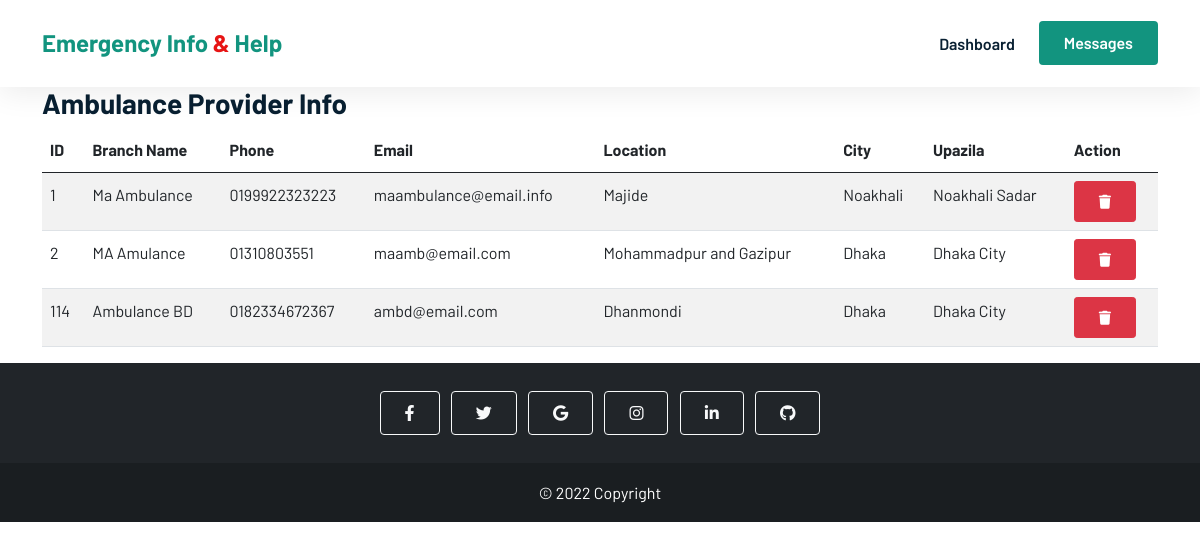
/admin/ambulance_provider.php (signed in), run on an earlier commit of the app's database.
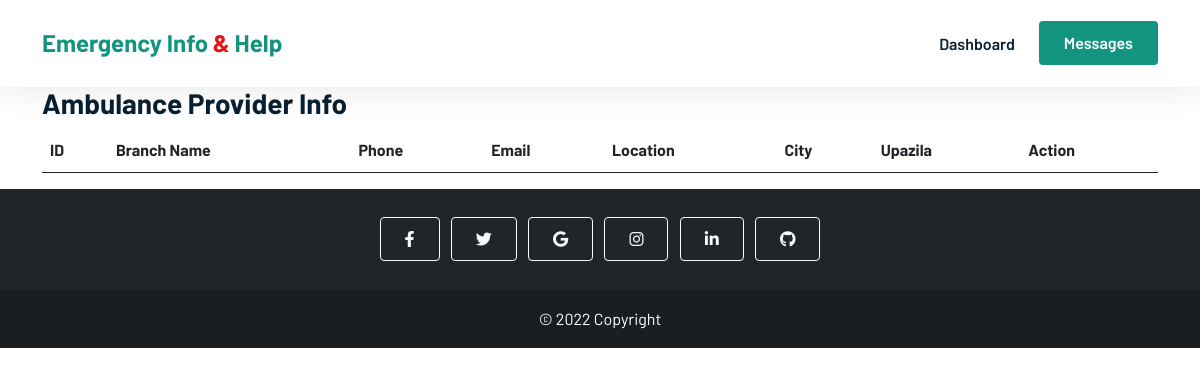
And on a later commit of the database.
### tables this page shows
CREATE TABLE `ambulance_registration` (
  `id` int(11) NOT NULL,
  `org_name` varchar(50) NOT NULL,
  `email` varchar(32) NOT NULL,
  `phone` varchar(32) NOT NULL,
  `address` varchar(255) NOT NULL,
  `division` varchar(32) NOT NULL,
  `city` varchar(32) NOT NULL,
  `upazila` varchar(32) NOT NULL,
  `ac` int(10) NOT NULL,
  `non_ac` int(10) NOT NULL,
  `icu` int(10) NOT NULL,
  `hdu` int(10) NOT NULL,
  `air` int(10) NOT NULL,
  `frezing` int(10) NOT NULL,
  `image` varchar(255) NOT NULL,
  `status` varchar(255) NOT NULL,
  `user_name` varchar(32) NOT NULL,
  `password` varchar(32) NOT NULL
);

### admin/ambulance_provider.php (the view, shortened to what this page needs)
<?php
include_once './admin_includes/db.php';
$sql = "SELECT * FROM `ambulance_registration`";
$results = $con->query($sql);
?>
<!DOCTYPE html>
<html lang="en">
<head>
    <link href="https://cdn.jsdelivr.net/npm/bootstrap@5.0.2/dist/css/bootstrap.min.css" rel="stylesheet" />
    <link rel="stylesheet" href="https://cdnjs.cloudflare.com/ajax/libs/font-awesome/6.1.1/css/all.min.css" />
    <link rel="stylesheet" href="//cdn.datatables.net/1.12.1/css/jquery.dataTables.min.css">
    <link rel="stylesheet" href="../css/style.css" />
</head>
<body>
    <header class="sticky-top">
        <nav class="navbar navbar-expand-lg  bg-white">
            <div class="container">
                <a class="navbar-brand" href="./admin_dashboard.php">Emergency Info <span>&</span> Help</a>
                <div class="collapse navbar-collapse" id="navbarNavDropdown">
                    <ul class="navbar-nav ms-auto">
                        <li class="nav-item">
                            <a class="nav-link" aria-current="page" href="./admin_dashboard.php">Dashboard</a>
                        </li>
                    </ul>
                    <a href="messages.php" class="btn btn-brand ms-lg-3">Messages</a>
                </div>
            </div>
        </nav>
    </header>
    <main>
        <div class="container">
            <h3>Ambulance Provider Info</h3>
            <div>
                <table class="table table-striped" id="messages">
                    <thead>
                        <tr>
                            <th scope="col">ID</th>
                            <th scope="col">Branch Name</th>
                            <th scope="col">Phone</th>
                            <th scope="col">Email</th>
                            <th scope="col">Location</th>
                            <th scope="col">City</th>
                            <th scope="col">Upazila</th>
                            <th scope="col">Action</th>
                        </tr>
                    </thead>
                    <tbody>
                        <?php while ($row = $results->fetch_assoc()) :
                            ?>
                            <tr>
                                <td><?php echo $row['id']?></td>
                                <td><?php echo $row['org_name'] ?></td>
                                <td><?php echo $row['phone'] ?></td>
                                <td><?php echo $row['email'] ?></td>
                                <td><?php echo $row['address'] ?></td>
                                <td><?php echo $row['city'] ?></td>
                                <td><?php echo $row['upazila'] ?></td>
                                <td>
                                    <button class='delete btn btn-sm btn-danger' id="<?php echo $row['id'] ?>"><i class=" fa-solid fa-trash"></i></button>
                                </td>
                            </tr>
                        <?php endwhile ?>
                    </tbody>
                </table>
            </div>
        </div>
    </main>
    <footer class="bg-dark text-center text-white">
        <div class="container p-4 pb-0">
            <section class="mb-4">
                <a class="btn btn-outline-light btn-floating m-1" href="#!" role="button"><i class="fab fa-facebook-f"></i></a>
                <a class="btn btn-outline-light btn-floating m-1" href="#!" role="button"><i class="fab fa-twitter"></i></a>
                <a class="btn btn-outline-light btn-floating m-1" href="#!" role="button"><i class="fab fa-google"></i></a>
                <a class="btn btn-outline-light btn-floating m-1" href="#!" role="button"><i class="fab fa-instagram"></i></a>
                <a class="btn btn-outline-light btn-floating m-1" href="#!" role="button"><i class="fab fa-linkedin-in"></i></a>
                <a class="btn btn-outline-light btn-floating m-1" href="#!" role="button"><i class="fab fa-github"></i></a>
            </section>
        </div>
        <div class="text-center p-3 footer-last">
            © 2022 Copyright
        </div>
    </footer>
</body>
</html>

What changed in the data, as far as the page shows it:
removed ambulance_registration: id "1", org_name "Ma Ambulance", phone "0199922323223", email "maambulance@email.info", address "Majide", city "Noakhali", upazila "Noakhali Sadar"
removed ambulance_registration: id "2", org_name "MA Amulance", phone "01310803551", email "maamb@email.com", address "Mohammadpur and Gazipur", city "Dhaka", upazila "Dhaka City"
removed ambulance_registration: id "114", org_name "Ambulance BD", phone "0182334672367", email "ambd@email.com", address "Dhanmondi", city "Dhaka", upazila "Dhaka City"
